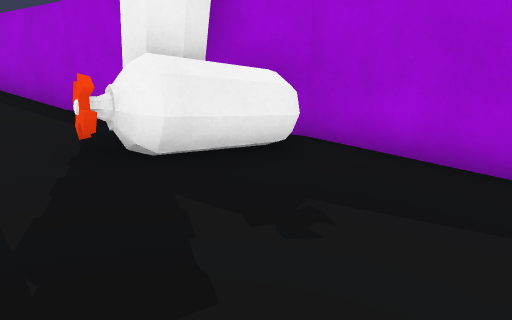
view 1 (above)

16 first-person views from a walk through a Unity game level. The camera is 1.2 m above the floor, tilts 8° down and sees 70° across. The floor is counted in squares, 1 m on a side. Each view is taken from the middle of a square. On the plan, view 1 faces up. The plan holds only what a view shows up to about 15 squares ahead; the rest is blank. The place goes on beyond the plan.

view 2
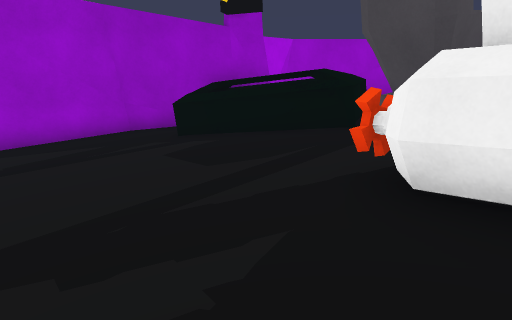

view 3
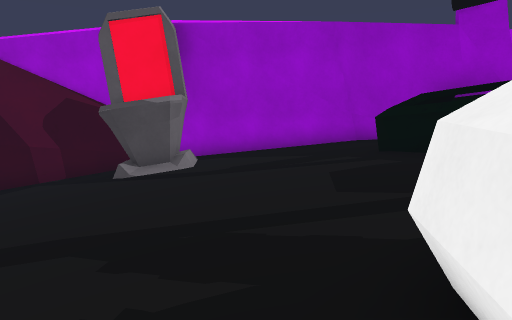

view 4
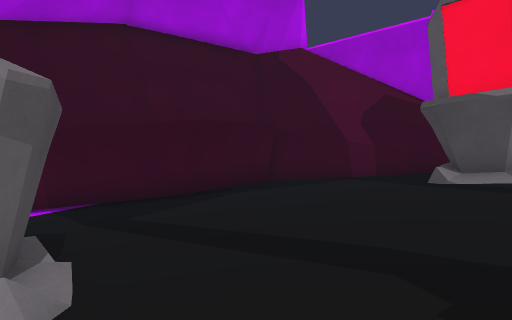

view 5
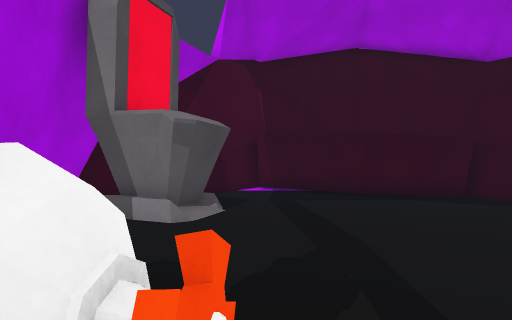

view 6
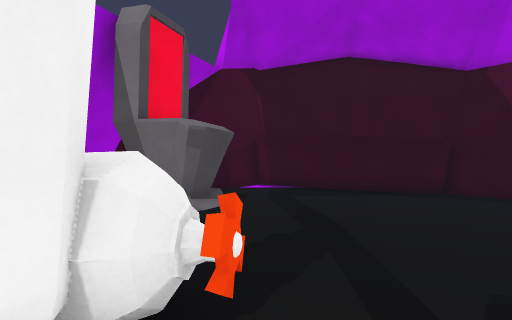

view 7
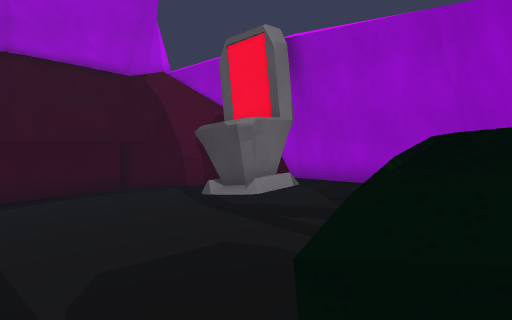

view 8
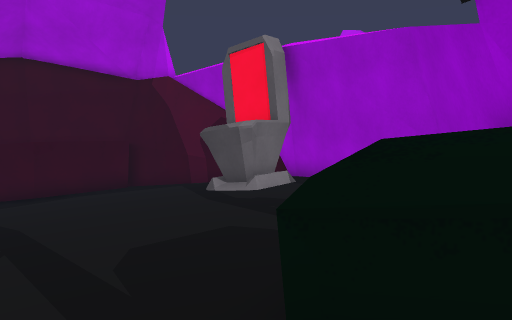

view 9
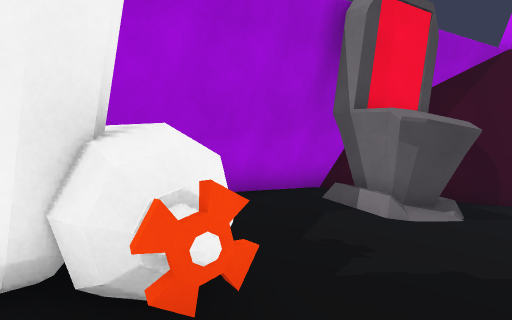

view 10
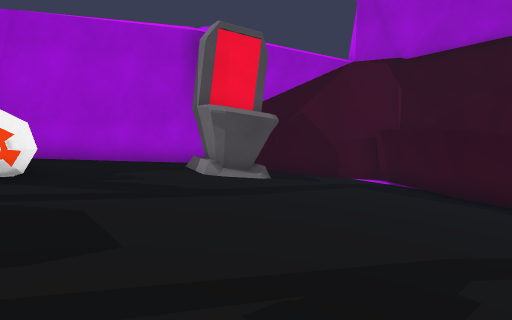

view 11
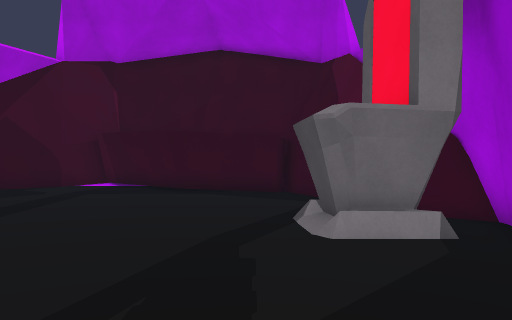

view 12
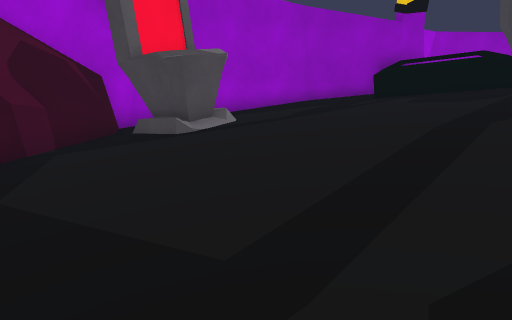

view 13
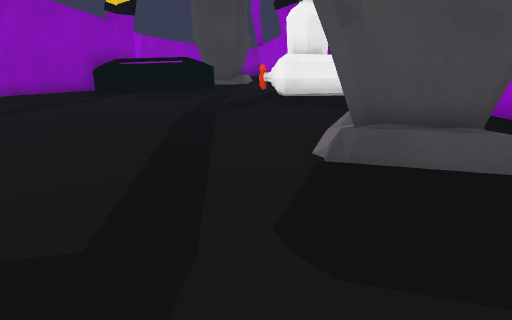

view 14
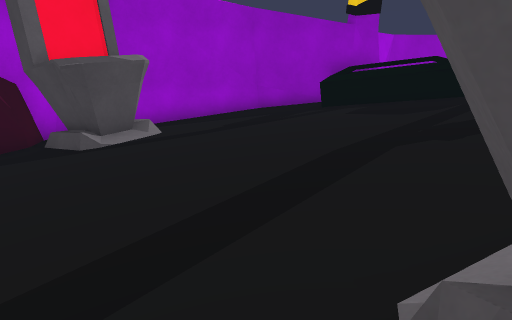

view 15
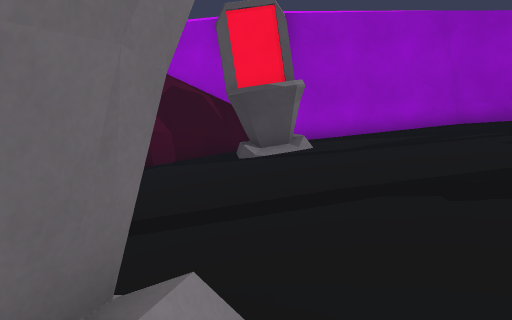

view 16
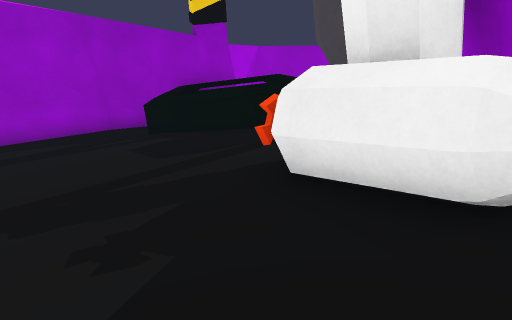

### Floor plan
Key: @ floor where view 1 was taken; # wall or solid block; . main floor; : floor 0.25 m higher than the main floor; - floor 0.25 m lower than the main floor; + floor 0.5 m higher than the main floor; _ floor 0.5 m lower than the main floor; * floor 0.75 m higher than the main floor; < floor 0.75 m lower than the main floor; % floor 1 m higher than the main floor; ( floor 1 m lower than the main floor; & floor 1.25 m higher than the main floor; ! floor 1.25 m lower than the main floor; / step, stairs or slope; = window, fence, low wall or low ledge; ^ raised ledge.
Columns run from 9 left of view 1 to 7 right of it. Each row starts with its distance up from view 1.
  9   ####
  8   #&%##
  7   ##%*####
  6 ###%***######
  5 ##^^/*+#^^::##
  4 #=^^+++==:...##
  3 ##^^++:::...--##
  2 ##^++:::...-/####
  1 #+^:::...---###<#
  0 #+:::...-@-_###<#
 -1 #:::...---___<<<#
 -2 #:...---___<<<((#
 -3 ##..---___<<<(((#
 -4  #.-##___<<<(((!#
 -5  #####_<<<(((!###
 -6   ####<<<((#####
 -7    #_<<<(((##
 -8    ####/(!##
 -9       #####

Positions as (right, up) in squares from view 1, and headings:
1: (0, 0), facing up
2: (2, 3), facing left
3: (1, 5), facing down-left
4: (1, 4), facing down
5: (-3, 5), facing down-right
6: (-4, 6), facing down-right
7: (-5, 6), facing down
8: (-5, 7), facing down
9: (-4, 4), facing right
10: (-8, 0), facing right
11: (-8, 1), facing down-right
12: (6, -3), facing left
13: (6, -4), facing up-left
14: (5, -1), facing left
15: (4, 3), facing down-left
16: (3, 4), facing left
